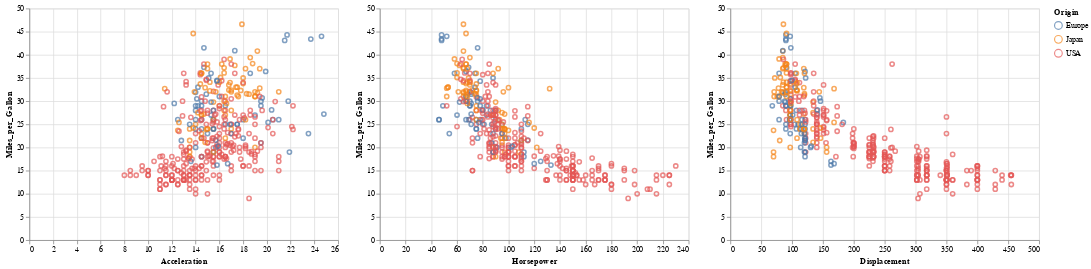

The notebook cell saved with this chart:
### Markdown cell above
Load and plot 3 Graphs

### Code cell
# load an example dataset
from vega_datasets import data
cars = data.cars()

import altair as alt

interval = alt.selection_interval()

base = alt.Chart(cars).mark_point().encode(
  y='Miles_per_Gallon',
  color=alt.condition(interval, 'Origin', alt.value('lightgray'))
).properties(
  selection=interval
)

base.encode(x='Acceleration') | base.encode(x='Horsepower') |  base.encode(x='Displacement')

### Figure 1 — Vega-Lite specification as saved in the notebook (floating-point values rounded to 4 significant figures; data arrays with more than 128 entries replaced by an {"elided": "..."} marker saying what was removed)
{"config": {"view": {"continuousWidth": 400, "continuousHeight": 300}}, "hconcat": [{"mark": "point", "encoding": {"color": {"condition": {"type": "nominal", "field": "Origin", "selection": "selector005"}, "value": "lightgray"}, "x": {"type": "quantitative", "field": "Acceleration"}, "y": {"type": "quantitative", "field": "Miles_per_Gallon"}}, "selection": {"selector005": {"type": "interval"}}}, {"mark": "point", "encoding": {"color": {"condition": {"type": "nominal", "field": "Origin", "selection": "selector005"}, "value": "lightgray"}, "x": {"type": "quantitative", "field": "Horsepower"}, "y": {"type": "quantitative", "field": "Miles_per_Gallon"}}, "selection": {"selector005": {"type": "interval"}}}, {"mark": "point", "encoding": {"color": {"condition": {"type": "nominal", "field": "Origin", "selection": "selector005"}, "value": "lightgray"}, "x": {"type": "quantitative", "field": "Displacement"}, "y": {"type": "quantitative", "field": "Miles_per_Gallon"}}, "selection": {"selector005": {"type": "interval"}}}], "data": {"name": "data-f02450ab61490a1363517a0190416235"}, "$schema": "https://vega.github.io/schema/vega-lite/v4.8.1.json", "datasets": {"data-f02450ab61490a1363517a0190416235": {"elided": "406 records"}}}
